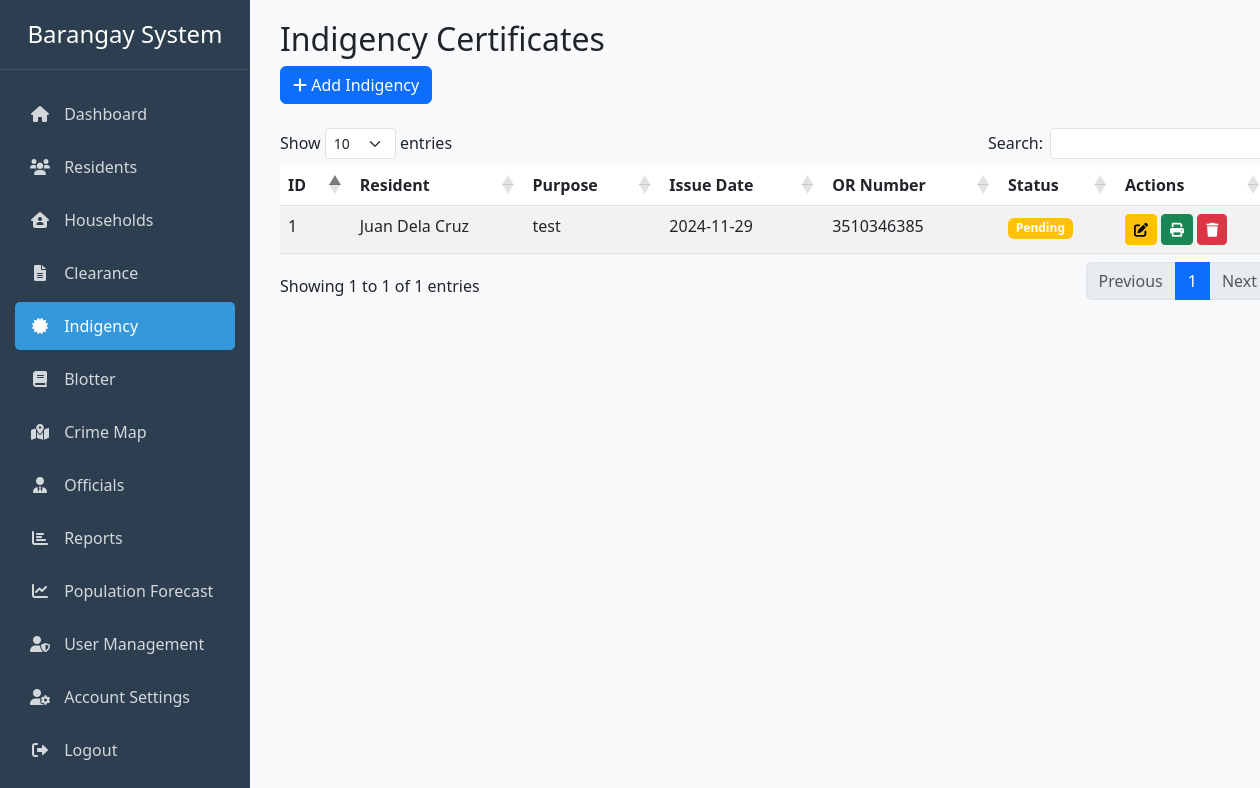
The page /indigency.php (signed in) on the database its author committed.
### tables this page shows
CREATE TABLE `indigency` (
  `id` int(11) NOT NULL,
  `resident_id` int(11) DEFAULT NULL,
  `purpose` text NOT NULL,
  `issue_date` date NOT NULL,
  `or_number` varchar(50) DEFAULT NULL,
  `status` enum('Pending','Approved','Rejected') DEFAULT 'Pending'
);

### indigency.php (the view, shortened to what this page needs)
<?php
require_once 'auth_check.php';
$query = "SELECT i.*, CONCAT(r.first_name, ' ', r.last_name) as resident_name
          FROM indigency i
          LEFT JOIN residents r ON i.resident_id = r.id
          ORDER BY i.issue_date DESC";
$result = $conn->query($query);
$certificates = $result->fetch_all(MYSQLI_ASSOC);
?>
<!DOCTYPE html>
<html lang="en">
<head>
    <link href="https://cdn.jsdelivr.net/npm/bootstrap@5.3.0/dist/css/bootstrap.min.css" rel="stylesheet">
    <link href="https://cdnjs.cloudflare.com/ajax/libs/font-awesome/6.0.0/css/all.min.css" rel="stylesheet">
    <link href="https://cdn.datatables.net/1.11.5/css/dataTables.bootstrap5.min.css" rel="stylesheet">
    <link href="css/print.css" rel="stylesheet">
</head>
<body>
    <div class="container-fluid">
        <div class="row">
            <?php require_once __DIR__ . '/includes/header.php'; ?>
            <div class="col-md-9 col-lg-10 main-content">
                <div class="row mb-4">
                    <div class="col-12">
                        <h2>Indigency Certificates</h2>
                        <button type="button" class="btn btn-primary" data-bs-toggle="modal" data-bs-target="#addIndigencyModal">
                            <i class="fas fa-plus"></i> Add Indigency
                        </button>
                    </div>
                </div>
                <div class="table-responsive">
                    <table id="indigencyTable" class="table table-striped">
                        <thead>
                            <tr>
                                <th>ID</th>
                                <th>Resident</th>
                                <th>Purpose</th>
                                <th>Issue Date</th>
                                <th>OR Number</th>
                                <th>Status</th>
                                <th>Actions</th>
                            </tr>
                        </thead>
                        <tbody>
                            <?php foreach ($certificates as $certificate): ?>
                            <tr data-id="<?= $certificate['id'] ?>">
                                <td><?= $certificate['id'] ?></td>
                                <td class="resident-name"><?= $certificate['resident_name'] ?></td>
                                <td class="purpose"><?= $certificate['purpose'] ?></td>
                                <td class="issue-date"><?= $certificate['issue_date'] ?></td>
                                <td class="or-number"><?= $certificate['or_number'] ?></td>
                                <td>
                                    <span class="badge bg-<?= $certificate['status'] == 'Approved' ? 'success' :
                                        ($certificate['status'] == 'Rejected' ? 'danger' : 'warning') ?>">
                                        <?= $certificate['status'] ?>
                                    </span>
                                </td>
                                <td>
                                    <button class="btn btn-sm btn-warning edit-indigency" data-id="<?= $certificate['id'] ?>" data-bs-toggle="modal" data-bs-target="#editIndigencyModal" title="Edit">
                                        <i class="fas fa-edit"></i>
                                    </button>
                                    <button class="btn btn-sm btn-success print-indigency" data-id="<?= $certificate['id'] ?>" title="Print">
                                        <i class="fas fa-print"></i>
                                    </button>
                                    <button class="btn btn-sm btn-danger delete-indigency" data-id="<?= $certificate['id'] ?>" data-bs-toggle="modal" data-bs-target="#deleteIndigencyModal" title="Delete">
                                        <i class="fas fa-trash"></i>
                                    </button>
                                </td>
                            </tr>
                            <?php endforeach; ?>
                        </tbody>
                    </table>
                </div>
            </div>
        </div>
    </div>
</body>
</html>

### css/sidebar.css (style rules this page uses)
.main-content { margin-left: 250px; padding: 20px 30px; min-height: 100vh; background-color: #f8f9fa; }

### indigency.php (style rules this page uses)
.main-content { padding: 20px; }

### rows shown on the page
indigency: id "1", resident_name "Juan Dela Cruz", purpose "test", issue_date "2024-11-29", or_number "3510346385", status "Pending"
